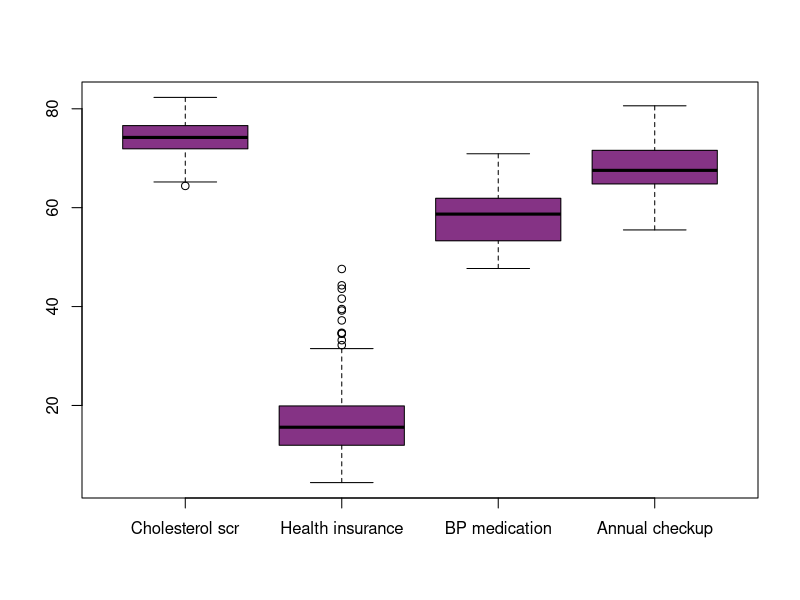
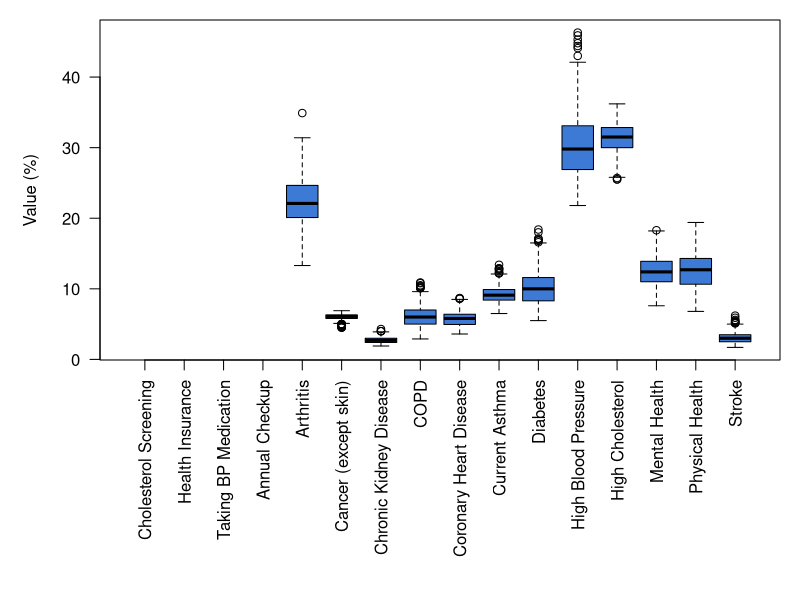
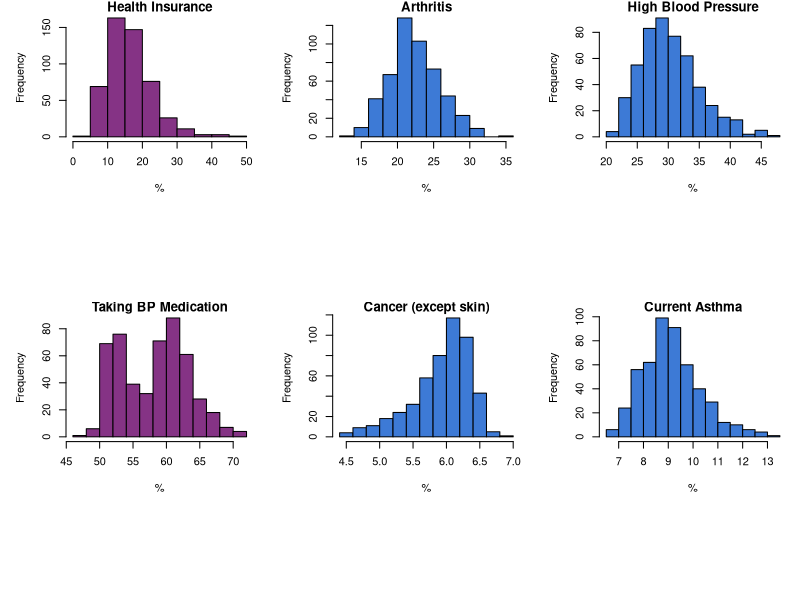
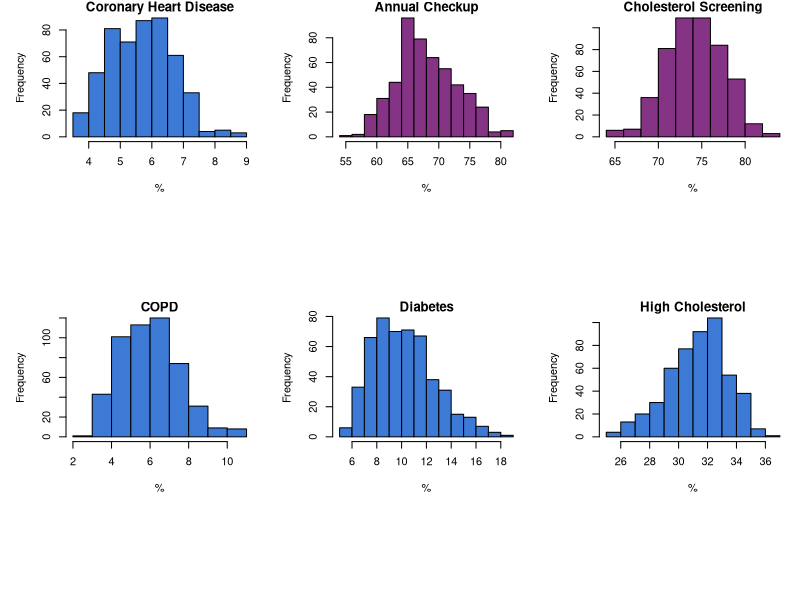
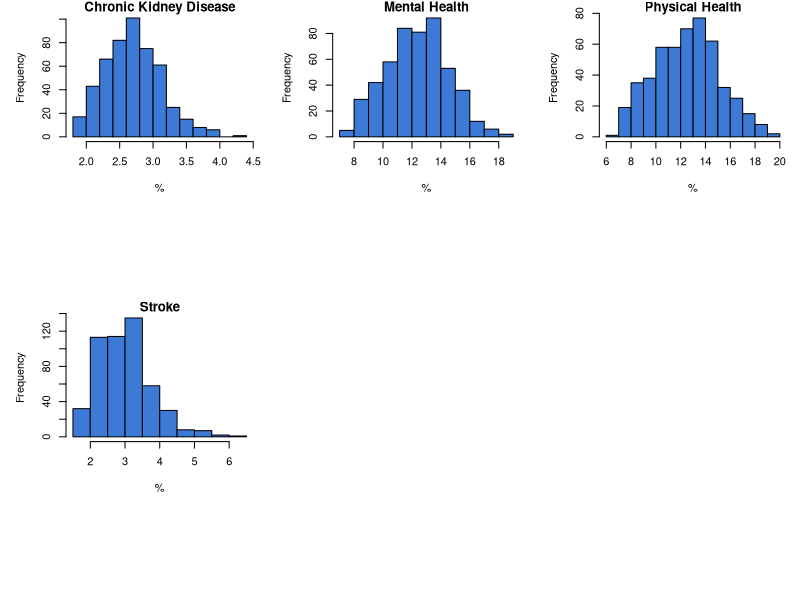
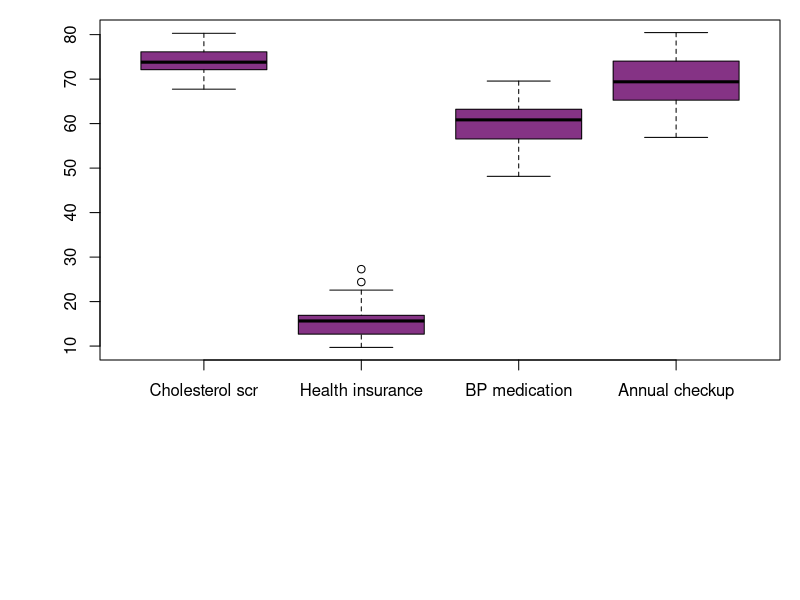
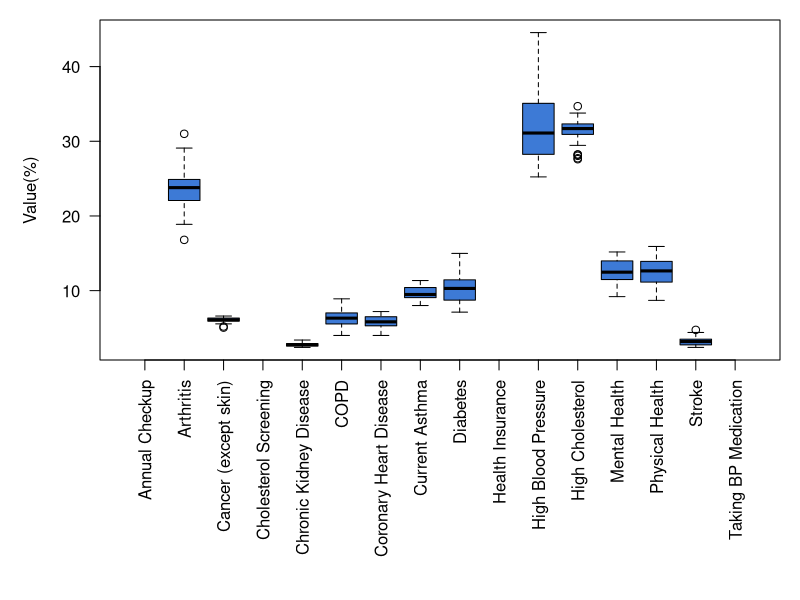
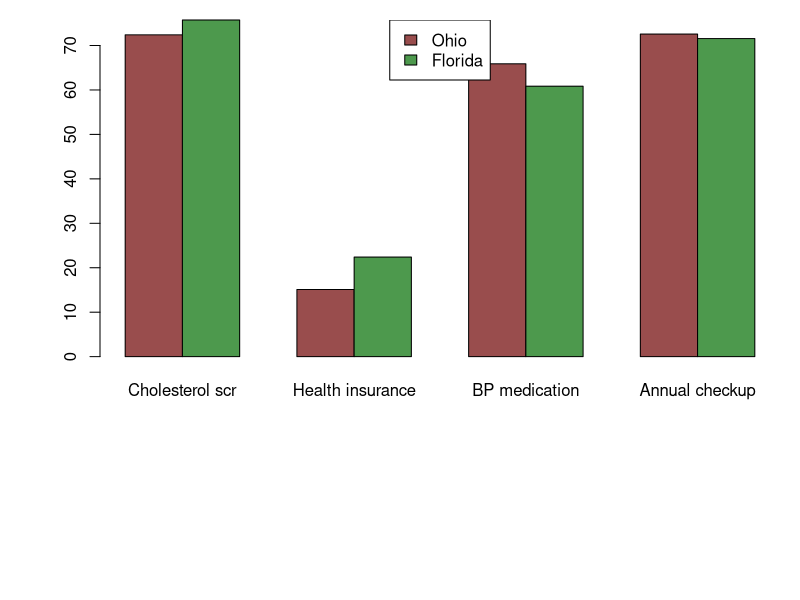

Write the R code that produced these figures, in order.
## ---- chunk 1
knitr::opts_chunk$set(echo = TRUE)
options(width = 60)
## ---- chunk 2
library('tidyverse')
library('knitr')
library('formatR')
library('dbplyr')
library('ggplot2')
## ---- chunk 3
health_data = read.csv("data_health_and_prevention.csv")
dim(health_data)
## ---- chunk 4
preventions = health_data[health_data["Category"] == "Prevention", c("Short_Question_Text", "Measure")] %>% distinct()
kable(preventions, align = "lr", caption = "Prevention")
illnesses = health_data[health_data["Category"] == "Health Outcomes", c("Short_Question_Text", "Measure")] %>% distinct()
kable(illnesses, align = "lr", caption = "Health Outcomes")
## ---- chunk 5
health_data$StateDesc = as.factor(health_data$StateDesc)
health_data$CityName = as.factor(health_data$CityName)
health_data$Category = as.factor(health_data$Category)
health_data$Measure = as.factor(health_data$Measure)
health_data$DataValueTypeID = as.factor(health_data$DataValueTypeID)
health_data$Short_Question_Text = as.factor(health_data$Short_Question_Text)
## ---- chunk 6
health_data_adj = health_data[health_data$DataValueTypeID== "AgeAdjPrv",]
## ---- chunk 7
state_data <- health_data_adj %>% group_by(StateDesc) %>% summarise(
  City.count = n_distinct(CityName),
  Population.count = sum(unique(PopulationCount))
)

per_state_summary <- health_data_adj %>% 
  group_by(StateDesc, Category, Measure, Short_Question_Text) %>% summarise(
  Total.percentage = sum(Data_Value*PopulationCount)/sum(PopulationCount),
  Population = sum(PopulationCount),
  Population.affected = round(sum(Data_Value*PopulationCount)/100)
)

## ---- chunk 8
health_data_adj$Percentage_in_Total = 
  health_data_adj$Data_Value*health_data_adj$PopulationCount/sum(state_data$Population.count)

health_data_adj$Affected_population = 
  round( health_data_adj$Data_Value*health_data_adj$PopulationCount*0.01)
## ---- chunk 9
#Definiranje redoslijeda za Mjere - bit ce potrebno kasnije

health_data_adj$Short_Question_Text <- factor(health_data_adj$Short_Question_Text, levels = c("Cholesterol Screening","Health Insurance","Taking BP Medication","Annual Checkup","Arthritis","Cancer (except skin)","Chronic Kidney Disease","COPD","Coronary Heart Disease","Current Asthma","Diabetes","High Blood Pressure","High Cholesterol","Mental Health","Physical Health","Stroke"))
## ---- chunk 10
library(ggplot2)
myRed <- rgb(0.6, 0.3, 0.3)
myPurple <- rgb(0.52, 0.2, 0.52)
myGreen <- rgb(0.3, 0.6, 0.3)
myBlue <- rgb(0.24, 0.48, 0.84)
myPink <- rgb(0.86, 0.76, 0.81)

## ---- chunk 11
boxplot(health_data_adj[health_data_adj$Short_Question_Text == "Cholesterol Screening",]$Data_Value,
        health_data_adj[health_data_adj$Short_Question_Text == "Health Insurance",]$Data_Value,
        health_data_adj[health_data_adj$Short_Question_Text == "Taking BP Medication",]$Data_Value,
        health_data_adj[health_data_adj$Short_Question_Text == "Annual Checkup",]$Data_Value,
        names = c("Cholesterol scr", "Health insurance", "BP medication", "Annual checkup"),
        col = myPurple
        #ylim = c(0,100)
        )

onlyHealthOutcomes = health_data_adj %>% filter(Category == "Health Outcomes")
# ne znam zasto prikazuje i podatke koji nisu prosli kroz filter :(
par(mar=c(12,5,1,1))
boxplot(Data_Value ~ Short_Question_Text, onlyHealthOutcomes, col = myBlue, las=2, xlab="", ylab = "Value (%)")

## ---- chunk 12
old.par <- par(mfrow=c(2,3))
for (measure in unique(health_data_adj$Short_Question_Text)) {
  if (unique(health_data_adj[health_data_adj$Short_Question_Text == measure,]$Category) == c("Prevention")){
    color = myPurple
  } else {
    color = myBlue
  }
  hist(health_data_adj[health_data_adj$Short_Question_Text == measure,]$Data_Value, main = measure, xlab = "%", col = color)
}
par(old.par)
## ---- chunk 13
#Ovo je nemoguce lijepo formatirat u pdfu pa sam izbacila
#Mjere položaja i rasipanja za svaku preventivnu mjeru i health outcome
measure_summary <- health_data_adj %>% 
  group_by(Short_Question_Text) %>% summarise(
  Total.percentage = sum(Data_Value*PopulationCount/sum(state_data$Population.count)),
  Median.percentage = median(Data_Value),
  Q1.percentage = quantile(Data_Value, probs = 0.25),
  Q3.percentage = quantile(Data_Value, probs = 0.75),
  Min.percentage = min(Data_Value),
  Max.percentage = max(Data_Value),
  Range.percentage = max(Data_Value)-min(Data_Value),
  IQR.percentage = IQR(Data_Value),
  Std.percentage = sd(Data_Value)
)

## ---- chunk 14
#Boxplotovi za podatke ako grupiramo po saveznim državama

boxplot(per_state_summary[per_state_summary$Short_Question_Text == "Cholesterol Screening",]$Total.percentage,
        per_state_summary[per_state_summary$Short_Question_Text == "Health Insurance",]$Total.percentage,
        per_state_summary[per_state_summary$Short_Question_Text == "Taking BP Medication",]$Total.percentage,
        per_state_summary[per_state_summary$Short_Question_Text == "Annual Checkup",]$Total.percentage,
        names = c("Cholesterol scr", "Health insurance", "BP medication", "Annual checkup"),
        col = myPurple
        )

#isti problem kao i gore
onlyHealthOutcomes = per_state_summary %>% filter(Category == "Health Outcomes")
par(mar=c(12,5,1,1))
boxplot(Total.percentage ~ Short_Question_Text, data = onlyHealthOutcomes, col = myBlue, las=2, xlab="", ylab="Value(%)")
## ---- chunk 15
#Deskriptivna statistika za Ohio i Floridu

Ohio <- per_state_summary[(per_state_summary$StateDesc == "Ohio" & per_state_summary$Category == "Prevention"),]

Florida <- per_state_summary[(per_state_summary$StateDesc == "Florida" & per_state_summary$Category == "Prevention"),]

counts <- matrix(c(Ohio$Total.percentage, Florida$Total.percentage), nrow = 2, byrow = TRUE)

barplot(counts, names = c("Cholesterol scr", "Health insurance", "BP medication", "Annual checkup"), col = c(myRed, myGreen), beside = TRUE)
legend("top",
      legend = c("Ohio", "Florida"),
       fill = c(myRed, myGreen))

## ---- chunk 16
#Hi-kvadrat testovi proporcije za Ohio i Floridu

res1 <- prop.test(c(Ohio[Ohio$Short_Question_Text == "Cholesterol Screening",]$Population.affected, Florida[Florida$Short_Question_Text == "Cholesterol Screening",]$Population.affected), c(Ohio[Ohio$Short_Question_Text == "Cholesterol Screening",]$Population, Florida[Florida$Short_Question_Text == "Cholesterol Screening",]$Population), alternative ="l")

res1

res2 <- prop.test(c(Ohio[Ohio$Short_Question_Text == "Health Insurance",]$Population.affected, Florida[Florida$Short_Question_Text == "Health Insurance",]$Population.affected), c(Ohio[Ohio$Short_Question_Text == "Health Insurance",]$Population, Florida[Florida$Short_Question_Text == "Health Insurance",]$Population), alternative ="l")

res2

res3 <- prop.test(c(Ohio[Ohio$Short_Question_Text == "Taking BP Medication",]$Population.affected, Florida[Florida$Short_Question_Text == "Taking BP Medication",]$Population.affected), c(Ohio[Ohio$Short_Question_Text == "Taking BP Medication",]$Population, Florida[Florida$Short_Question_Text == "Taking BP Medication",]$Population), alternative ="g")

res3

res4 <- prop.test(c(Ohio[Ohio$Short_Question_Text == "Annual Checkup",]$Population.affected, Florida[Florida$Short_Question_Text == "Annual Checkup",]$Population.affected), c(Ohio[Ohio$Short_Question_Text == "Annual Checkup",]$Population, Florida[Florida$Short_Question_Text == "Annual Checkup",]$Population), alternative ="g")

res4
## ---- chunk 17
#Deskriptivna statistika za odabrane savezne drzave
Illinois_COPD <- per_state_summary[(per_state_summary$StateDesc == "Illinois" & per_state_summary$Short_Question_Text == "COPD"),]

Iowa_COPD <- per_state_summary[(per_state_summary$StateDesc == "Iowa" & per_state_summary$Short_Question_Text == "COPD"),]

S_Dakota_COPD <- per_state_summary[(per_state_summary$StateDesc == "South Dakota" & per_state_summary$Short_Question_Text == "COPD"),]

barplot(c(Illinois_COPD$Total.percentage, Iowa_COPD$Total.percentage, S_Dakota_COPD$Total.percentage), col = c(myPink, myPurple, myBlue), names = c("Illinois", "Iowa", "South Dakota"))
## ---- chunk 18
#Hi-kvadrat test proporcije za COPD u odabranim drzavama
res5 <- prop.test(c(Illinois_COPD$Population.affected, Iowa_COPD$Population.affected, S_Dakota_COPD$Population.affected), c(Illinois_COPD$Population, Iowa_COPD$Population, S_Dakota_COPD$Population))

res5
## ---- chunk 19

per_city_data <- health_data_adj %>% group_by(CityName, PopulationCount, StateDesc) %>% summarise(
  checkup = Data_Value[Short_Question_Text == "Annual Checkup"],
  insurance = 100.0 - Data_Value[Short_Question_Text == "Health Insurance"],
  bp_med = Data_Value[Short_Question_Text == "Taking BP Medication"],
  chol_screen = Data_Value[Short_Question_Text == "Cholesterol Screening"],
  arthritis = Data_Value[Short_Question_Text == "Arthritis"],
  cancer_noskin = Data_Value[Short_Question_Text == "Cancer (except skin)"],
  copd = Data_Value[Short_Question_Text == "COPD"],
  coronary_heart_disease = Data_Value[Short_Question_Text == "Coronary Heart Disease"],
  asthma = Data_Value[Short_Question_Text == "Current Asthma"],
  diabetes = Data_Value[Short_Question_Text == "Diabetes"],
  high_bp = Data_Value[Short_Question_Text == "High Blood Pressure"],
  high_col = Data_Value[Short_Question_Text == "High Cholesterol"],
  mental_health = Data_Value[Short_Question_Text == "Mental Health"],
  physical_health = Data_Value[Short_Question_Text == "Physical Health"],
  stroke = Data_Value[Short_Question_Text == "Stroke"],
  ckd = Data_Value[Short_Question_Text == "Chronic Kidney Disease"]
)

# per_city_data <- per_city_data[per_city_data['StateDesc'] != "California" & per_city_data['StateDesc'] != "Colorado" & per_city_data['StateDesc'] != "Washington" & per_city_data['StateDesc'] != "Oregon" & per_city_data['StateDesc'] != "Nevada",]
## ---- chunk 20
formula <- cbind(arthritis, cancer_noskin, copd, coronary_heart_disease, asthma, diabetes, high_bp, high_col, mental_health, physical_health, stroke, ckd) ~ checkup + insurance + bp_med + chol_screen
fit <- lm(formula, data=per_city_data)
summary(fit)
## ---- chunk 21
plot(per_city_data$checkup, per_city_data$ckd, xlab="Godišnji pregled (%)", ylab="Kronične bolesti bubrega (%)")
abline(lm(ckd ~ checkup, data=per_city_data), col="blue")
plot(per_city_data$insurance, per_city_data$ckd, xlab="Zdravstveno osigurani (%)", ylab="Kronične bolesti bubrega (%)")
abline(lm(ckd ~ insurance, data=per_city_data), col="blue")
plot(per_city_data$bp_med, per_city_data$ckd, xlab="Ljekovi za krvni tlak (%)", ylab="Kronične bolesti bubrega (%)")
abline(lm(ckd ~ bp_med, data=per_city_data), col="blue")
plot(per_city_data$chol_screen, per_city_data$ckd, xlab="Pregled kolesterola (%)", ylab="Kronične bolesti bubrega (%)")
abline(lm(ckd ~ chol_screen, data=per_city_data), col="blue")
## ---- chunk 22
summary(fit)['Response ckd']
par(mfrow=c(2,1), mar=c(3.3,3.1,1,0), mgp=c(1.5, 0.5, 0))
qqnorm(rstandard(fit)[, 'ckd'], main="Normalni QQ Graf", ylab="Standardizirani reziduali", sub="Graf 1")
qqline(rstandard(fit)[, 'ckd'], col = "steelblue", lwd = 2)
plot(fit$fitted.values[, 'ckd'], rstandard(fit)[, 'ckd'], ylab="Standardizirani reziduali", xlab="Procjena y", sub="Graf 2")
abline(0, 0, col="blue")
par(mfrow=c(2,2))
plot(per_city_data$checkup, rstandard(fit)[, 'ckd'], ylab="Standardizirani reziduali", xlab="Godišnji pregled (%)", sub="Graf 3")
abline(0, 0, col="blue")
plot(per_city_data$insurance, rstandard(fit)[, 'ckd'], ylab="Standardizirani reziduali", xlab="Zdravstveno osigurani (%)", sub="Graf 4")
abline(0, 0, col="blue")
plot(per_city_data$bp_med, rstandard(fit)[, 'ckd'], ylab="Standardizirani reziduali", xlab="Ljekovi za krvni tlak (%)", sub="Graf 5")
abline(0, 0, col="blue")
plot(per_city_data$chol_screen, rstandard(fit)[, 'ckd'], ylab="Standardizirani reziduali", xlab="Pregled kolesterola (%)", sub="Graf 6")
abline(0, 0, col="blue")
## ---- chunk 23
bp_med_lower <- per_city_data[per_city_data['bp_med'] < 56, ]
bp_med_lower <- bp_med_lower %>% group_by(StateDesc) %>% summarise(
  cities_low_bp_med = n_distinct(CityName)
)
bp_med_lower <- merge(bp_med_lower, state_data, by="StateDesc")
bp_med_lower$Fraction_of_cities = bp_med_lower$cities_low_bp_med / bp_med_lower$City.count
bp_med_lower <- bp_med_lower[bp_med_lower$Fraction_of_cities >= 0.75, c("StateDesc", "Fraction_of_cities")]
bp_med_lower
## ---- chunk 24
city_data_west <- per_city_data[per_city_data$StateDesc %in% bp_med_lower[['StateDesc']], ]
city_data_rest <- per_city_data[!(per_city_data$StateDesc %in% bp_med_lower[['StateDesc']]), ]
## ---- chunk 25

fit2 <- lm(ckd ~ insurance + chol_screen + checkup + bp_med, data=city_data_west)
summary(fit2)

par(mfrow=c(2,1), mar=c(3.3,3.1,1,0), mgp=c(1.5, 0.5, 0))
qqnorm(rstandard(fit2), main="Normal QQ plot of standardized residuals", sub="Graf 7")
qqline(rstandard(fit2), col = "steelblue", lwd = 2)
plot(fit2$fitted.values, rstandard(fit2), ylab="Standardizirani reziduali", xlab="Procjena y", sub="Graf 8")
abline(0, 0, col="blue")

par(mfrow=c(2,2))
plot(city_data_west$checkup, rstandard(fit2), ylab="Standardizirani reziduali", xlab="Godišnji pregled (%)", sub="Graf 9")
abline(0, 0, col="blue")
plot(city_data_west$insurance, rstandard(fit2), ylab="Standardizirani reziduali", xlab="Zdravstveno osigurani (%)", sub="Graf 10")
abline(0, 0, col="blue")
plot(city_data_west$chol_screen, rstandard(fit2), ylab="Standardizirani reziduali", xlab="Pregled kolesterola (%)", sub="Graf 11")
abline(0, 0, col="blue")
plot(city_data_west$bp_med, rstandard(fit2), ylab="Standardizirani reziduali", xlab="Ljekovi za krvni tlak (%)", sub="Graf 12")
abline(0, 0, col="blue")
## ---- chunk 26

fit3 <- lm(ckd ~ insurance + chol_screen + checkup + bp_med, data=city_data_rest)
summary(fit3)

par(mfrow=c(2,1), mar=c(3.3,3.1,1,0), mgp=c(1.5, 0.5, 0))
qqnorm(rstandard(fit3), main="Normal QQ plot of standardized residuals", sub="Graf 13")
qqline(rstandard(fit3), col = "steelblue", lwd = 2)
plot(fit3$fitted.values, rstandard(fit3), ylab="Standardizirani reziduali", xlab="Procjena y", sub="Graf 14")
abline(0, 0, col="blue")

par(mfrow=c(2,2))
plot(city_data_rest$checkup, rstandard(fit3), ylab="Standardizirani reziduali", xlab="Godišnji pregled (%)", sub="Graf 15")
abline(0, 0, col="blue")
plot(city_data_rest$insurance, rstandard(fit3), ylab="Standardizirani reziduali", xlab="Zdravstveno osigurani (%)", sub="Graf 16")
abline(0, 0, col="blue")
plot(city_data_rest$chol_screen, rstandard(fit3), ylab="Standardizirani reziduali", xlab="Pregled kolesterola (%)", sub="Graf 17")
abline(0, 0, col="blue")
plot(city_data_rest$bp_med, rstandard(fit3), ylab="Standardizirani reziduali", xlab="Ljekovi za krvni tlak (%)", sub="Graf 18")
abline(0, 0, col="blue")
